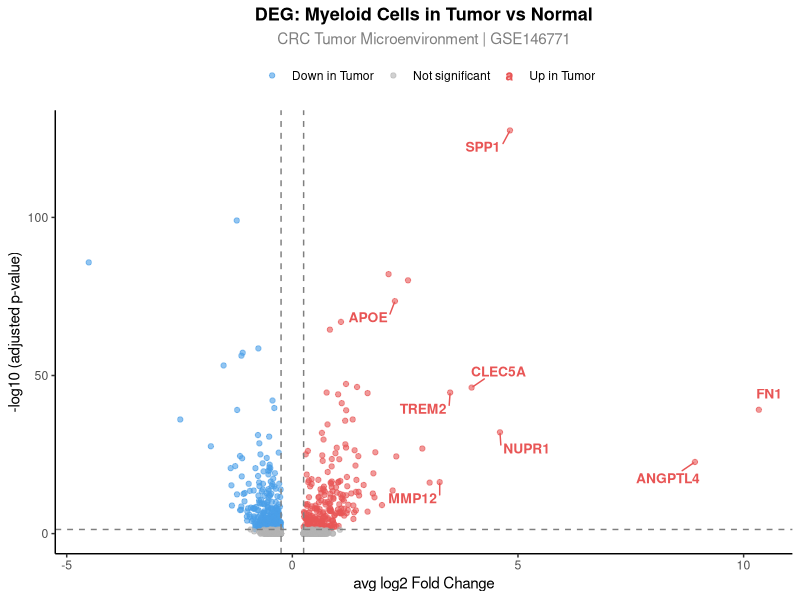
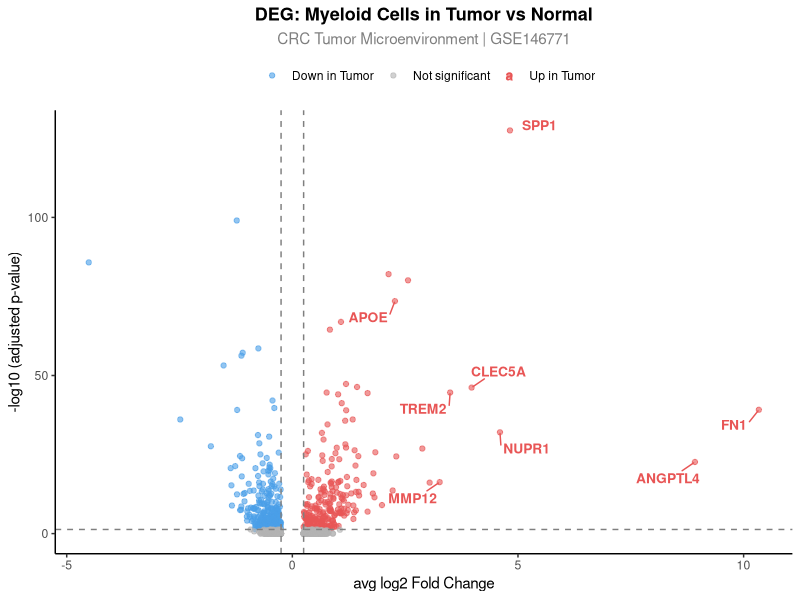

R code for these plots, in order:
# ================================================
# CRC scRNA-seq Analysis
# Script 07: Volcano Plot
# Author: Xin Liu
# Date: 2025
# ================================================

library(tidyverse)
library(ggplot2)

# 1. 读取DEG结果
deg_results <- read.csv(
  "results/tables/DEG_Myeloid_Tumor_vs_Normal.csv",
  row.names = 1
)
deg_results$gene <- rownames(deg_results)

# 2. 添加分类标签
deg_results <- deg_results %>%
  mutate(
    significance = case_when(
      p_val_adj < 0.05 & avg_log2FC > 0.25  ~ "Up in Tumor",
      p_val_adj < 0.05 & avg_log2FC < -0.25 ~ "Down in Tumor",
      TRUE ~ "Not significant"
    )
  )

# 3. 标注感兴趣的基因
genes_to_label <- c("SPP1", "FN1", "TREM2", "ANGPTL4", 
                    "APOE", "MMP12", "CLEC5A", "NUPR1")

deg_results <- deg_results %>%
  mutate(label = ifelse(gene %in% genes_to_label, gene, ""))

# 4. 画火山图
p <- ggplot(deg_results, 
            aes(x = avg_log2FC, 
                y = -log10(p_val_adj),
                color = significance,
                label = label)) +
  
  geom_point(alpha = 0.6, size = 1.5) +
  
  # 标注基因名
  ggrepel::geom_text_repel(
    data = subset(deg_results, label != ""),
    size = 3.5,
    fontface = "bold",
    max.overlaps = 20,
    box.padding = 0.5
  ) +
  
  # 颜色
  scale_color_manual(values = c(
    "Up in Tumor"     = "#E85555",
    "Down in Tumor"   = "#4A9FE8",
    "Not significant" = "grey70"
  )) +
  
  # 阈值线
  geom_vline(xintercept = c(-0.25, 0.25), 
             linetype = "dashed", color = "grey50") +
  geom_hline(yintercept = -log10(0.05), 
             linetype = "dashed", color = "grey50") +
  
  # 标题
  labs(
    title = "DEG: Myeloid Cells in Tumor vs Normal",
    subtitle = "CRC Tumor Microenvironment | GSE146771",
    x = "avg log2 Fold Change",
    y = "-log10 (adjusted p-value)",
    color = ""
  ) +
  
  theme_classic() +
  theme(
    plot.title = element_text(hjust = 0.5, face = "bold", size = 13),
    plot.subtitle = element_text(hjust = 0.5, color = "grey50"),
    legend.position = "top"
  )

# 5. 保存
ggsave("results/figures/volcano_DEG_myeloid.png",
       p, width = 8, height = 7, dpi = 300)

cat("火山图已保存！\n")
print(p)
